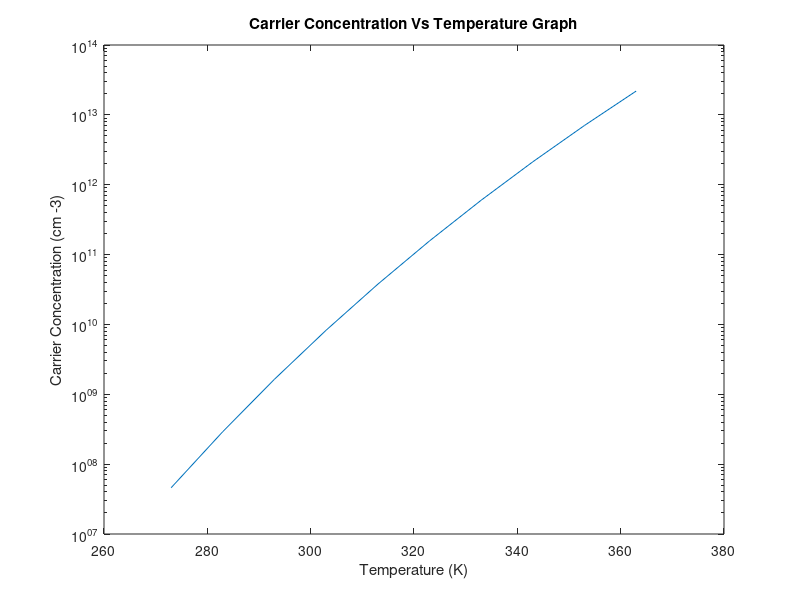

MATLAB code for this plot:
%
% Calculation of the constant A
diary ex10_1.dat
k = 8.62e-5;
na = 1.52e10; ta = 300;
ega = 1.1;
ka = -ega/(k*ta);
t32a = ta.^1.5;
A = na/(t32a*exp(ka));
fprintf('constant A is %10.5e \n', A)
% Electron Concentration vs. temperature
for i = 1:10
t(i) = 273 + 10*(i-1);
eg(i) = 1.17 - 4.37e-4*(t(i)*t(i))/(t(i) + 636);
t32(i) = t(i).^1.5;
ni(i) = A*t32(i)*exp(-eg(i)/(k*t(i)));
end
semilogy(t,ni)
title('Carrier Concentration Vs Temperature Graph')
xlabel('Temperature (K)')
ylabel('Carrier Concentration (cm -3)')